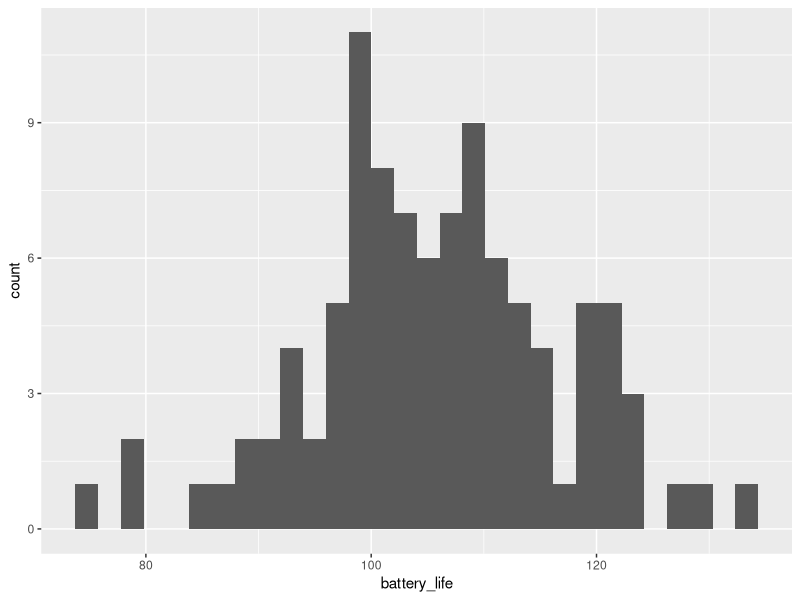
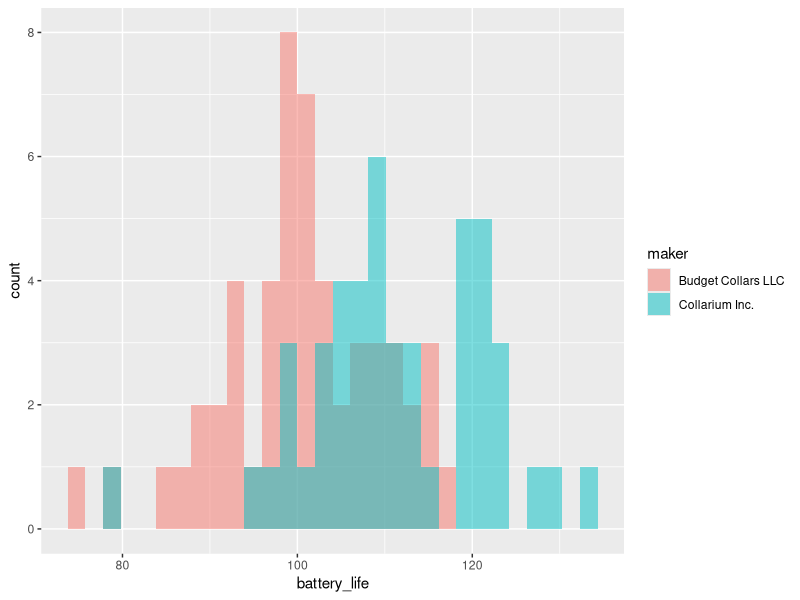
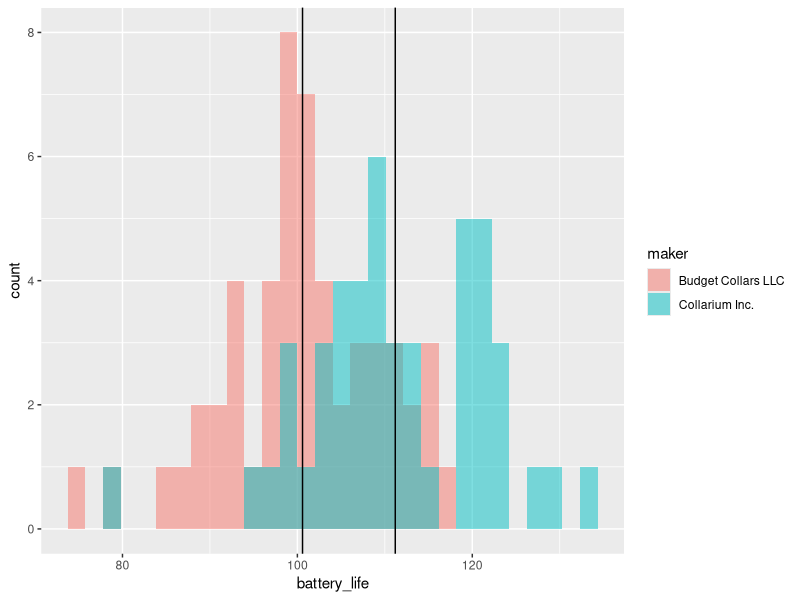
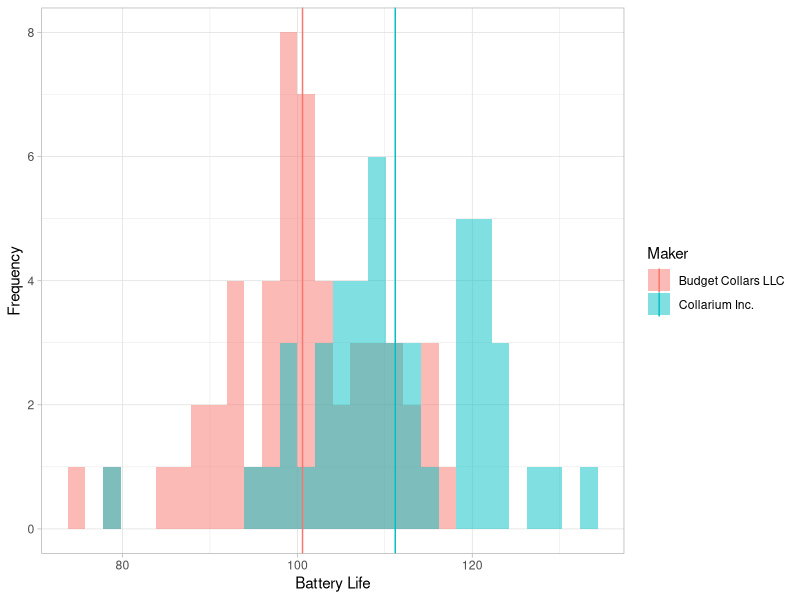
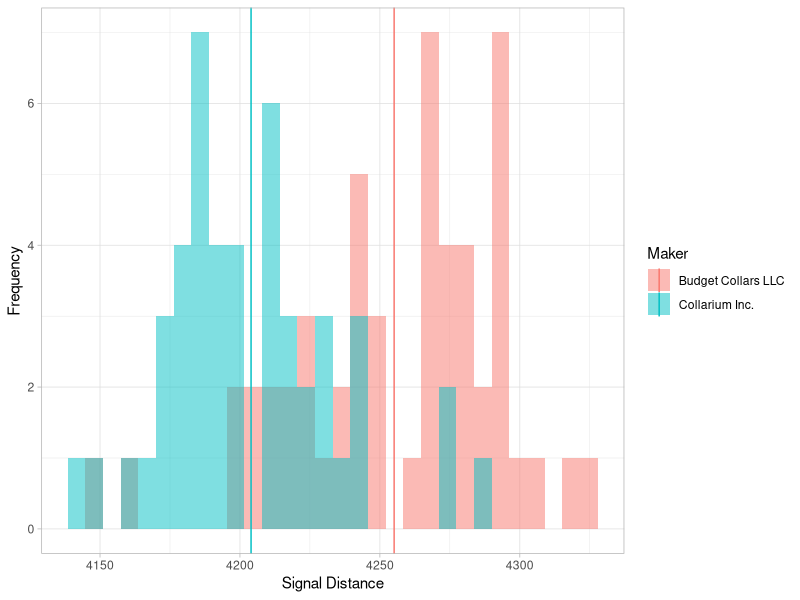
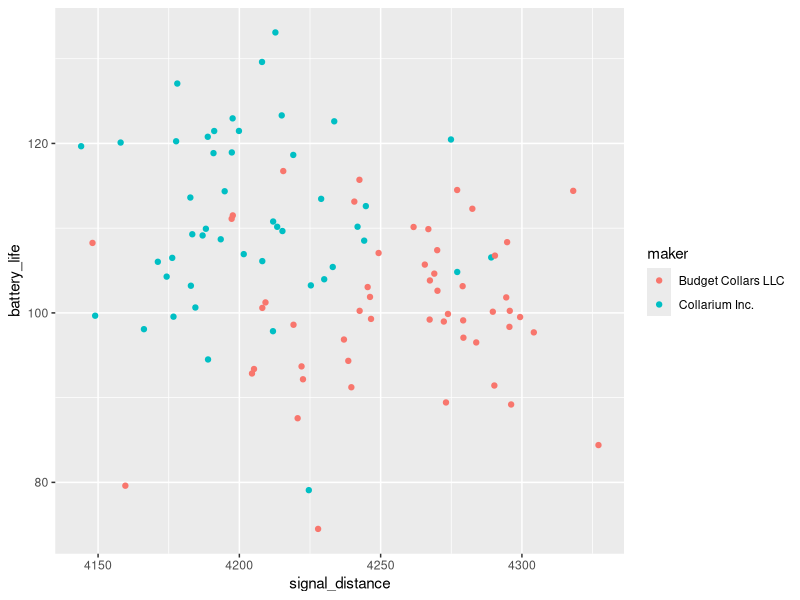

These figures' R source, in order:
## ---- chunk 1
knitr::opts_chunk$set(echo = TRUE)
## ---- chunk 2
library(tidyverse)
collars <- read_csv("../data/collar_data.csv")
## ---- chunk 3
bat_life_and_signal <- collars %>%
  group_by(maker) %>%
  summarize(bat_life_mean = mean(battery_life),
            bat_life_sd = sd(battery_life),
            signal_mean = mean(signal_distance),
            signal_sd = min(signal_distance)) 
bat_life_and_signal
## ---- chunk 4
collars %>% 
  group_by(maker) %>% 
  summarize(fail_count = sum(fail))

collars %>% 
  group_by(maker) %>% 
  count(fail)
## ---- chunk 5
ggplot(collars, aes(battery_life)) +
  geom_histogram()
## ---- chunk 6
ggplot(collars, aes(battery_life, fill = maker)) +
  geom_histogram(alpha = 0.5, position = "identity")
## ---- chunk 7
?geom_vline
## ---- chunk 8
ggplot(collars, aes(battery_life, fill = maker)) +
  geom_histogram(alpha = 0.5, position = "identity") +
  geom_vline(data = bat_life_and_signal, aes(xintercept = bat_life_mean))
## ---- chunk 9
ggplot(collars, aes(battery_life, fill = maker)) +
  geom_histogram(alpha = 0.5, position = "identity") +
  geom_vline(data = bat_life_and_signal, aes(xintercept = bat_life_mean, color = maker)) + 
  labs(x = "Battery Life",
       y = "Frequency",
       color = "Maker",
       fill = "Maker") +
  theme_light()
## ---- chunk 10
ggplot(collars, aes(signal_distance, fill = maker)) +
  geom_histogram(alpha = 0.5, position = "identity") +
  geom_vline(data = bat_life_and_signal, aes(xintercept = signal_mean, color = maker)) + 
  labs(x = "Signal Distance",
       y = "Frequency",
       color = "Maker",
       fill = "Maker") +
  theme_light()
## ---- chunk 11
ggplot(collars, aes(x = signal_distance, y = battery_life, color = maker)) +
  geom_point()
